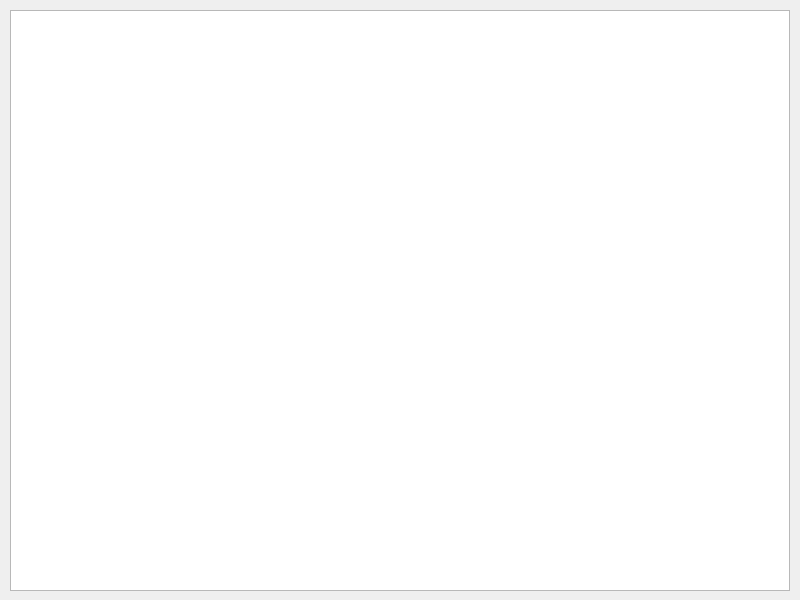
<?xml version="1.0" encoding="UTF-8"?>
<ui version="4.0">
 <class>ProcessView</class>
 <widget class="QWidget" name="ProcessView">
  <property name="geometry">
   <rect>
    <x>0</x>
    <y>0</y>
    <width>800</width>
    <height>600</height>
   </rect>
  </property>
  <property name="windowTitle">
   <string>Form</string>
  </property>
  <widget class="QTableWidget" name="MainProcessView">
   <property name="geometry">
    <rect>
     <x>10</x>
     <y>10</y>
     <width>780</width>
     <height>581</height>
    </rect>
   </property>
  </widget>
 </widget>
 <resources/>
 <connections/>
</ui>
